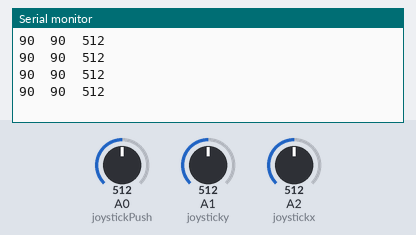
A sketch run on a simulated Arduino Uno, built with avr-gcc and run on an emulated ATmega328P. Parts: the last lines printed to the serial monitor. Inputs (shaded band) come from the test bench; at power-on: A0 (joystickPush) = 512, A1 (joysticky) = 512, A2 (joystickx) = 512.

Above: at 1.2 s.
1.3 s: A0 (joystickPush) set to 716
At 1.71 s:
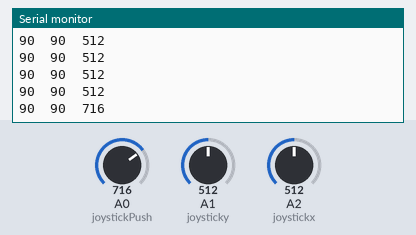
2.8 s: A1 (joysticky) set to 716
At 2.91 s:
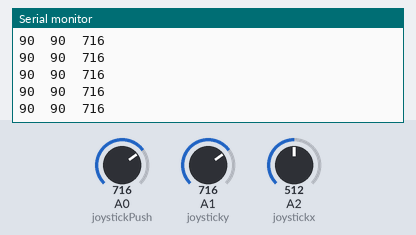
4.3 s: A2 (joystickx) set to 716
At 4.42 s:
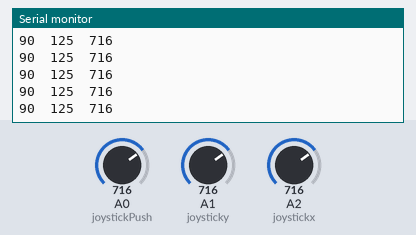
5.8 s: A0 (joystickPush) set to 900
At 5.92 s:
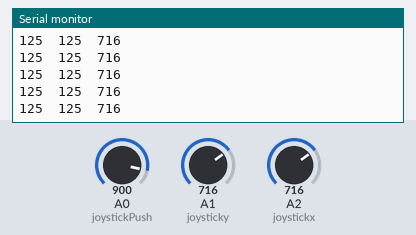
7.3 s: A1 (joysticky) set to 900
At 7.43 s:
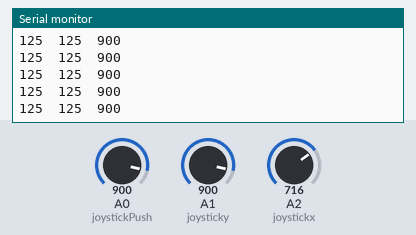
8.8 s: A2 (joystickx) set to 900
At 8.93 s:
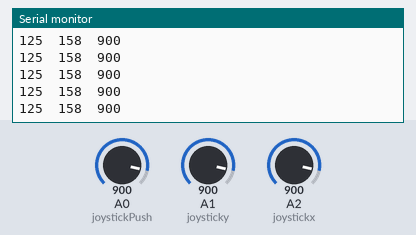
Timing chart, 0 to 11.3 s (numbered marks = the images above; inputs shaded):
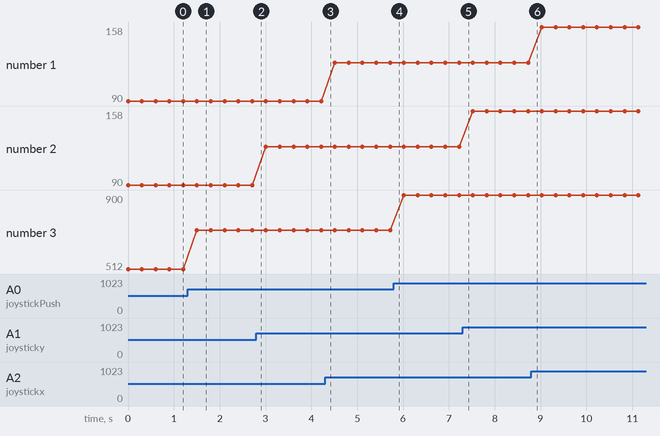

Measured:
- after the input at 1.3 s, the serial monitor: prints a new line after 0.20 s (image 1)
- plotted number 2: 90 → 125 after the input at 2.8 s, 125 → 158 after the input at 7.3 s
- plotted number 3: 512 → 716 after the input at 1.3 s, 716 → 900 after the input at 5.8 s

The sketch:

Joystick_x_y__and_push.ino
```cpp
const int joystickx = A2;
const int joysticky = A1;
const int joystickPush = A0;

void setup()
{
  Serial.begin(9600);
  pinMode(joystickx, INPUT);
  pinMode(joysticky, INPUT);
  pinMode(joystickPush, INPUT);
}

void loop()
{
  int x = analogRead(joystickx);
  int y = analogRead(joysticky);
  int push = analogRead(joystickPush);
  int xcord = map(x, 0, 1023, 0, 180);
  int ycord = map(y, 0, 1023, 0, 180);
  Serial.print(xcord);
  Serial.print('\t');
  Serial.print(ycord);
  Serial.print('\t');
  Serial.println(push);
  delay(300);
}
```
